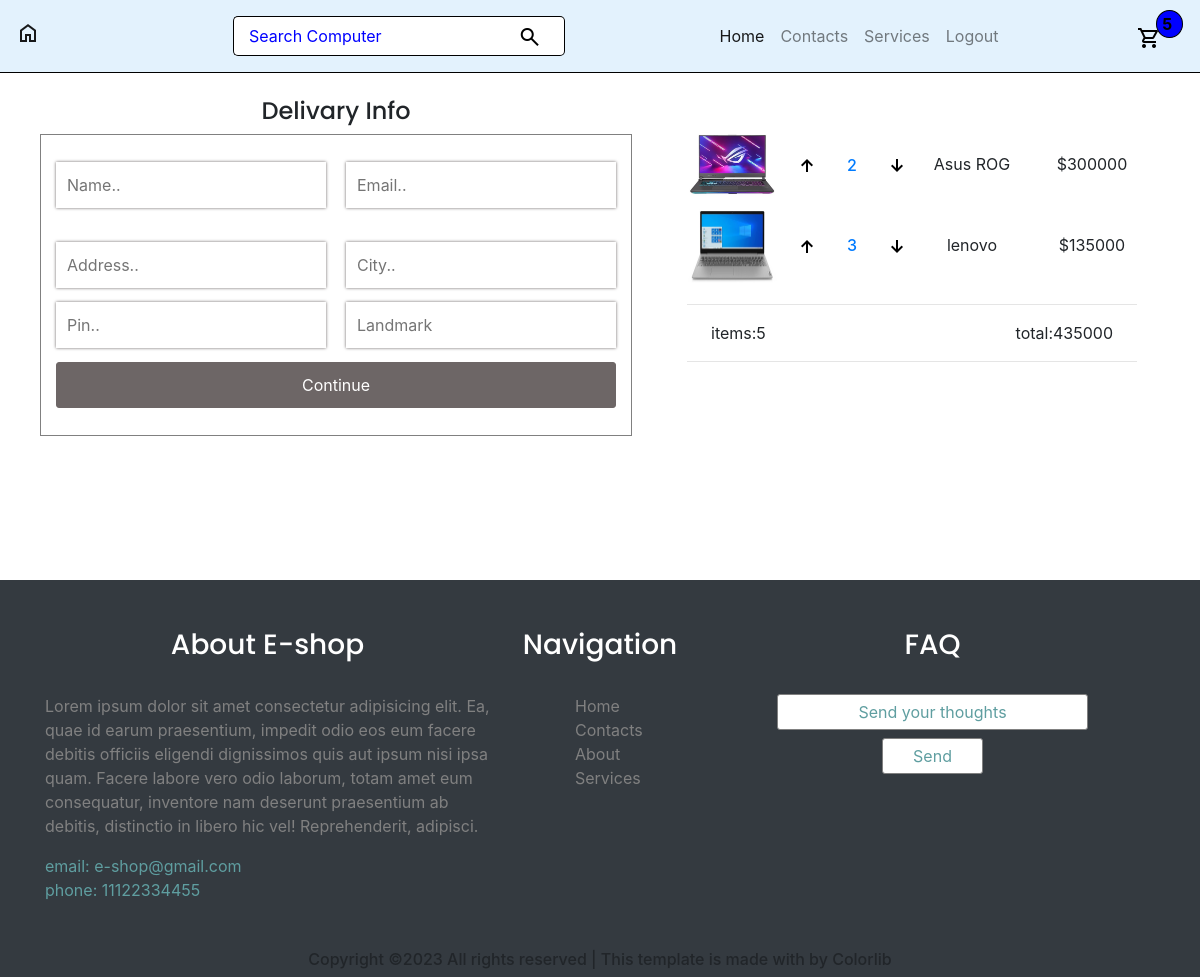
Screenshot of /checkout/ (signed in) with the database file from the repository.
### eshop/models.py (models this page shows, shortened)
class OrderItem(models.Model):
    product = models.ForeignKey(ComputerDetail, on_delete=models.SET_NULL, null=True, blank=True)
    order = models.ForeignKey(Order,on_delete=models.SET_NULL,null=True,blank=True)
    quantity = models.PositiveIntegerField(default=1,null=True,blank=True)
    date_added = models.DateTimeField(auto_now_add=True,null=True,blank=True)
    @property
    def get_total(self):
        total = self.product.price * self.quantity
        return total

class ComputerDetail(models.Model):
    Product_id = models.IntegerField()
    name = models.CharField(max_length=30)
    processor = models.CharField(max_length=90)
    image = models.ImageField(null=True, blank=True, upload_to='pics')
    ram = models.CharField(max_length=30)
    price = models.IntegerField()
    description = models.TextField()
    @property
    def imageURL(self):
        try:
            url = self.image.url
        except:
            url = ''
        return url

class Order(models.Model):
    customer = models.ForeignKey(Customer, on_delete=models.SET_NULL, null=True, blank=True)
    complete = models.BooleanField(default=False,null=True,blank=True)
    date_orderd = models.DateTimeField(auto_now_add=True,null=True,blank=True)
    date = models.DateTimeField(auto_now_add=True)
    @property
    def get_cart_total(self):
        orderitems = self.orderitem_set.all()
        total = sum([item.get_total for item in orderitems])
        return total
    @property
    def get_cart_items(self):
        orderitems = self.orderitem_set.all()
        total = sum([item.quantity for item in orderitems])
        return total

### eshop/views.py (the view)
# urls.py: path('checkout/',views.checkout,name='checkout'),
def checkout(request):
    if request.user.is_authenticated:
        customer = request.user.customer
        order, created = Order.objects.get_or_create(customer=customer,complete=False)
        item = order.orderitem_set.all()
        cartItems = order.get_cart_items
    else:
        item = []
        order = {'get_cart_total':0 , 'get_cart_items':0}
        cartItems = order['get_cart_items']
    check = ShippingAddress.objects.all()
    shipping = ShippingForm()
    if request.method == 'POST':
        shipping = ShippingForm(request.POST)
        if shipping.is_valid():
            shipping.save()
        else:
            shipping = ShippingForm()
    context = {'item': item,
                    'order':order,
                    'cartItems':cartItems,
                    'check':check,
                    'shipping':shipping,}
    return render(request, 'checkout.html', context)

### eshop/form.py
class ShippingForm(forms.ModelForm):
    class Meta:
        model = ShippingAddress
        fields = '__all__'

### templates/checkout.html (shortened to what this page needs)
{% extends 'base.html' %}
{% load static %}
    {% block body_block %}
    <div class="container-fluid py-4">
        <div class="row pr-5">
            <div class="col-md-7 col850">
                <div class="row">
                    <div class="col-12">
                        <h4 class="text-center delivarytext">Delivary Info</h4>
                    </div>
                    <div class="col-12 checkout-box">
                        <form action="{% url 'payment' %}" >
                                <div class="row form-field userinfo">
                                    <div class="col-md-6">
                                        <input type="text" name="name" placeholder="Name..">
                                    </div>
                                    <div class="col-md-6">
                                        <input type="email" name="email" placeholder="Email..">
                                    </div>
                                </div>
                                <div class="row form-field shippinginfo">
                                    <div class="col-md-6">
                                        <input type="text" name="address" placeholder="Address..">
                                    </div>
                                    <div class="col-md-6">
                                        <input type="text" name="city" placeholder="City..">
                                    </div>
                                    <div class="col-md-6">
                                        <input type="text" name="pin" placeholder="Pin..">
                                    </div>
                                    <div class="col-md-6">
                                        <input type="text" name="land" placeholder="Landmark">
                                    </div>
                                </div>
                                <div class="row form-field">
                                    <div class="col-md-12">
                                        <button type="submit" class="">Continue</button>
                                    </div>
                                </div>
                        </form>
                    </div>
                </div>
            </div>
            <div class="col-md-5 col850 checkoutborder">
                <div class="row checkout-items-arrange">
                    {% for i in item %}
                    <div class="col-md-3 col-sm-4 checkout-img">
                        <a href="{% url 'detail' i.product.id %}"><img src="{{i.product.imageURL}}" alt="product"></a>
                    </div>
                    <div class=" col-md-9 col-sm-8">
                        <div class="row checkoutitem">
                            <div class="col-1 checkuparrow px-0 mx-0">
                                <button data-product="{{i.product.id}}" data-action="add" class="update-cart material-symbols-outlined">
                                </button>
                            </div>
                            <div class="col-2 px-0 mx-0 checkoutqty">
                                <h6 class="px-0 mx-0 text-primary">{{i.quantity}}</h6>
                            </div>
                            <div class="col-1 checkdownarrow px-0 mx-0">
                                <button data-product="{{i.product.id}}" data-action="remove" class="update-cart material-symbols-outlined">
                                </button>
                            </div>
                            <div class="col-4 checkoutname">
                                {{i.product.name}}
                            </div>
                            <div class="col-4 checkoutprice">
                               ${{i.get_total}}
                            </div>
                        </div>
                    </div>
                    {% endfor %}
                </div><hr>
                <div class="row px-4">
                    <div class="col-6 total">
                        items:{{order.get_cart_items}}
                    </div>
                    <div class="col-6 total text-right">
                        total:{{order.get_cart_total}}
                    </div>
                </div>
                 <hr>
            </div>
        </div>
    </div>
    {% endblock %}

### static/css/style.css (style rules this page uses)
* { margin: 0; padding: 0; }
html { height: 100%; }
body { background: rgb(255, 255, 255); min-height: 100%; display: flex; flex-direction: column; }
img { width: 100%; }
.material-symbols-outlined { padding: 0px; margin: 0px; font-variation-settings: 'FILL' 0, 'wght' 400, 'GRAD' 0, 'opsz' 48, }
.delivarytext { font-family: 'Poppins', sans-serif; }
.checkoutitem { display: flex; flex-direction: row; justify-content: center; align-items: center; }
.checkout-items-arrange { display: inline-flex; justify-content: center; align-items: center; }
.checkoutitem .checkuparrow { padding-top: 10px; text-align: center; }
.checkoutitem .checkuparrow > button { border: none; background-color: white; }
.checkoutitem .checkoutqty { padding-top: 10px; text-align: center; }
.checkoutitem .checkdownarrow { padding-top: 10px; text-align: center; }
.checkoutitem .checkdownarrow > button { border: none; background-color: white; }
.checkoutitem .checkoutname { text-align: center; }
.checkoutitem .checkoutprice { text-align: center; }
.checkout-img { width: 100%; height: auto; object-fit: cover; object-position: center; overflow: hidden; padding: 5px 15px; }
.checkoutborder { padding-top: 30px; }
.checkout-box { padding: 0px 40px 20px 40px; }
.checkout-box > form { border: 1px solid gray; padding: 20px 20px; }
.form-field { padding-left: 0px; padding-right: 0px; }
.form-field > div { padding: 7px 10px; }
.form-field div > input { width: 100%; padding: 10px 10px; border: 1px solid white; box-shadow: 0px 0px 3px rgb(109, 102, 102); outline: none; }
.form-field.shippinginfo { padding-top: 20px; }
.form-field div > button { width: 100%; padding: 10px 0px; border: 1px solid rgb(109, 102, 102); border-radius: 3px; outline: none; background-color: rgb(109, 102, 102); color: white; font-size: bold; transition: 350ms; }

### static/css/cart.css (style rules this page uses)
* { margin: 0; padding: 0; }
img { width: 100%; }
body { background: rgb(255, 255, 255); }

### rows the page displays
OrderItem: product.imageURL (picture), quantity "2", product.name "Asus ROG", get_total "300000"
OrderItem: product.imageURL (picture), quantity "3", product.name "lenovo", get_total "135000"
Order: get_cart_items "5", get_cart_total "435000"

### other values shown
{{ cartItems }} "5"
